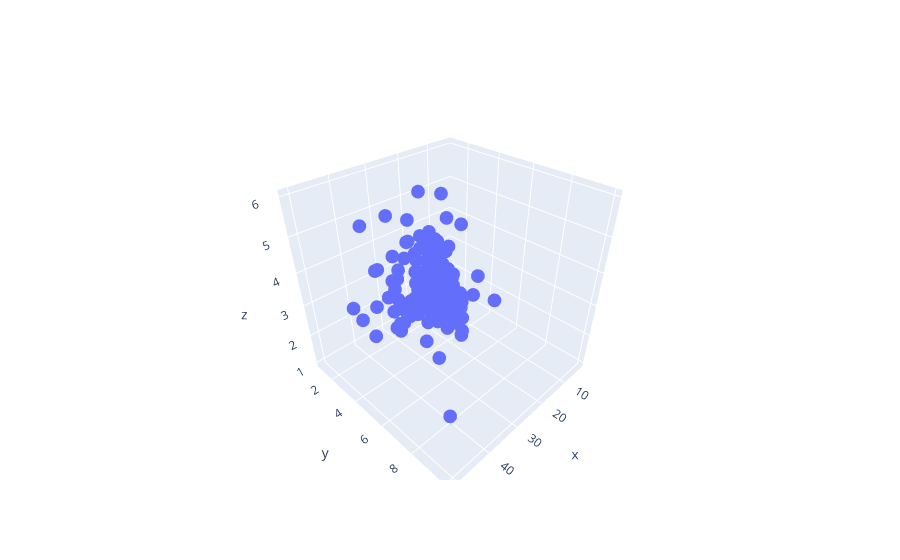

Notebook cell for this chart:
### Code cell
fig = go.Figure()
fig.add_trace(go.Scatter3d(x=tips.total_bill, y=tips.tip, mode='markers', z=tips['size']))
fig.show()

### Figure 1 — Plotly figure (JSON) as saved in the notebook; plotly's stock layout.template omitted (floating-point values rounded to 4 significant figures; data arrays with more than 128 entries replaced by an {"elided": "..."} marker saying what was removed)
{"data": [{"mode": "markers", "x": {"elided": "244 float values"}, "y": {"elided": "244 float values"}, "z": {"elided": "244 int values"}, "type": "scatter3d"}], "layout": {}}
